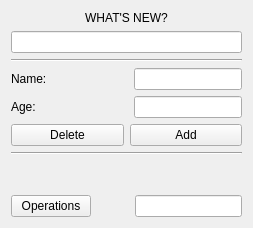
<?xml version="1.0" encoding="UTF-8"?>
<ui version="4.0">
 <class>MainWindow</class>
 <widget class="QMainWindow" name="MainWindow">
  <property name="geometry">
   <rect>
    <x>0</x>
    <y>0</y>
    <width>253</width>
    <height>228</height>
   </rect>
  </property>
  <property name="sizePolicy">
   <sizepolicy hsizetype="Preferred" vsizetype="Preferred">
    <horstretch>0</horstretch>
    <verstretch>0</verstretch>
   </sizepolicy>
  </property>
  <property name="windowTitle">
   <string>Stack</string>
  </property>
  <widget class="QWidget" name="centralWidget">
   <layout class="QVBoxLayout" name="verticalLayout_2">
    <item>
     <widget class="QLabel" name="boardLabel">
      <property name="layoutDirection">
       <enum>Qt::LeftToRight</enum>
      </property>
      <property name="text">
       <string>WHAT'S NEW?</string>
      </property>
      <property name="alignment">
       <set>Qt::AlignCenter</set>
      </property>
     </widget>
    </item>
    <item>
     <widget class="QLineEdit" name="logger">
      <property name="readOnly">
       <bool>true</bool>
      </property>
     </widget>
    </item>
    <item>
     <widget class="Line" name="line">
      <property name="orientation">
       <enum>Qt::Horizontal</enum>
      </property>
     </widget>
    </item>
    <item>
     <layout class="QVBoxLayout" name="verticalLayout">
      <item>
       <layout class="QHBoxLayout" name="horizontalLayout">
        <item>
         <widget class="QLabel" name="nameLabel">
          <property name="text">
           <string>Name:</string>
          </property>
         </widget>
        </item>
        <item>
         <spacer name="horizontalSpacer">
          <property name="orientation">
           <enum>Qt::Horizontal</enum>
          </property>
          <property name="sizeHint" stdset="0">
           <size>
            <width>40</width>
            <height>20</height>
           </size>
          </property>
         </spacer>
        </item>
        <item>
         <widget class="QLineEdit" name="nameEdit"/>
        </item>
       </layout>
      </item>
      <item>
       <layout class="QHBoxLayout" name="horizontalLayout_2">
        <item>
         <widget class="QLabel" name="ageLabel">
          <property name="text">
           <string>Age:</string>
          </property>
         </widget>
        </item>
        <item>
         <spacer name="horizontalSpacer_2">
          <property name="orientation">
           <enum>Qt::Horizontal</enum>
          </property>
          <property name="sizeHint" stdset="0">
           <size>
            <width>40</width>
            <height>20</height>
           </size>
          </property>
         </spacer>
        </item>
        <item>
         <widget class="QLineEdit" name="ageEdit"/>
        </item>
       </layout>
      </item>
      <item>
       <layout class="QHBoxLayout" name="horizontalLayout_4">
        <item>
         <widget class="QPushButton" name="deleteButton">
          <property name="text">
           <string>Delete</string>
          </property>
         </widget>
        </item>
        <item>
         <widget class="QPushButton" name="addButton">
          <property name="text">
           <string>Add</string>
          </property>
         </widget>
        </item>
       </layout>
      </item>
      <item>
       <widget class="Line" name="line_2">
        <property name="orientation">
         <enum>Qt::Horizontal</enum>
        </property>
       </widget>
      </item>
      <item>
       <spacer name="verticalSpacer">
        <property name="orientation">
         <enum>Qt::Vertical</enum>
        </property>
        <property name="sizeHint" stdset="0">
         <size>
          <width>20</width>
          <height>40</height>
         </size>
        </property>
       </spacer>
      </item>
      <item>
       <layout class="QHBoxLayout" name="horizontalLayout_3">
        <item>
         <widget class="QPushButton" name="spyButton">
          <property name="text">
           <string>Operations</string>
          </property>
         </widget>
        </item>
        <item>
         <spacer name="horizontalSpacer_3">
          <property name="orientation">
           <enum>Qt::Horizontal</enum>
          </property>
          <property name="sizeHint" stdset="0">
           <size>
            <width>40</width>
            <height>20</height>
           </size>
          </property>
         </spacer>
        </item>
        <item>
         <widget class="QLineEdit" name="operationsEdit">
          <property name="readOnly">
           <bool>true</bool>
          </property>
         </widget>
        </item>
       </layout>
      </item>
     </layout>
    </item>
   </layout>
  </widget>
 </widget>
 <layoutdefault spacing="6" margin="11"/>
 <resources/>
 <connections/>
</ui>
